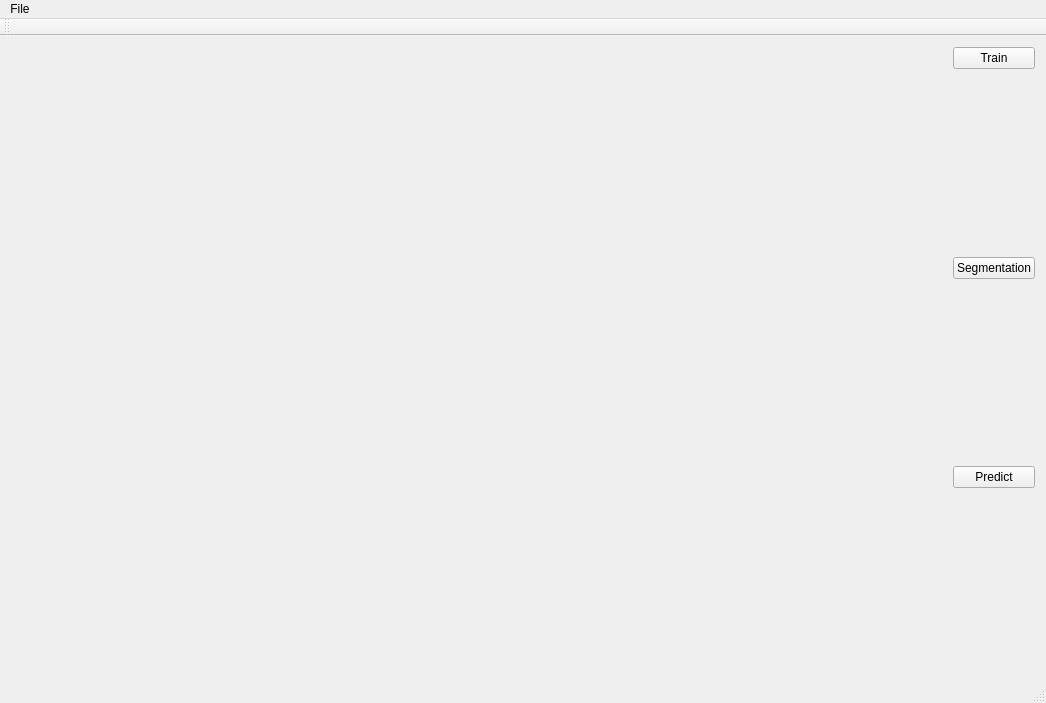
<?xml version="1.0" encoding="UTF-8"?>
<ui version="4.0">
 <class>MainWindow</class>
 <widget class="QMainWindow" name="MainWindow">
  <property name="geometry">
   <rect>
    <x>0</x>
    <y>0</y>
    <width>1046</width>
    <height>703</height>
   </rect>
  </property>
  <property name="windowTitle">
   <string>MainWindow</string>
  </property>
  <widget class="QWidget" name="centralWidget">
   <layout class="QHBoxLayout" name="horizontalLayout_3">
    <item>
     <layout class="QHBoxLayout" name="horizontalLayout_2">
      <item>
       <layout class="QVBoxLayout" name="verticalLayout_2">
        <item>
         <widget class="QVTKRenderWindowInteractor" name="widget" native="true">
          <property name="sizePolicy">
           <sizepolicy hsizetype="MinimumExpanding" vsizetype="MinimumExpanding">
            <horstretch>0</horstretch>
            <verstretch>0</verstretch>
           </sizepolicy>
          </property>
         </widget>
        </item>
        <item>
         <layout class="QHBoxLayout" name="horizontalLayout"/>
        </item>
       </layout>
      </item>
      <item>
       <spacer name="horizontalSpacer_3">
        <property name="orientation">
         <enum>Qt::Horizontal</enum>
        </property>
        <property name="sizeType">
         <enum>QSizePolicy::Fixed</enum>
        </property>
        <property name="sizeHint" stdset="0">
         <size>
          <width>48</width>
          <height>18</height>
         </size>
        </property>
       </spacer>
      </item>
      <item>
       <layout class="QVBoxLayout" name="verticalLayout">
        <item>
         <widget class="QPushButton" name="TrainButton">
          <property name="text">
           <string>Train</string>
          </property>
         </widget>
        </item>
        <item>
         <spacer name="verticalSpacer">
          <property name="orientation">
           <enum>Qt::Vertical</enum>
          </property>
          <property name="sizeHint" stdset="0">
           <size>
            <width>20</width>
            <height>40</height>
           </size>
          </property>
         </spacer>
        </item>
        <item>
         <widget class="QPushButton" name="SegButton">
          <property name="text">
           <string>Segmentation</string>
          </property>
         </widget>
        </item>
        <item>
         <spacer name="verticalSpacer_2">
          <property name="orientation">
           <enum>Qt::Vertical</enum>
          </property>
          <property name="sizeHint" stdset="0">
           <size>
            <width>20</width>
            <height>40</height>
           </size>
          </property>
         </spacer>
        </item>
        <item>
         <widget class="QPushButton" name="PredictButton">
          <property name="text">
           <string>Predict</string>
          </property>
         </widget>
        </item>
        <item>
         <spacer name="verticalSpacer_4">
          <property name="orientation">
           <enum>Qt::Vertical</enum>
          </property>
          <property name="sizeHint" stdset="0">
           <size>
            <width>20</width>
            <height>40</height>
           </size>
          </property>
         </spacer>
        </item>
       </layout>
      </item>
     </layout>
    </item>
   </layout>
  </widget>
  <widget class="QMenuBar" name="menuBar">
   <property name="geometry">
    <rect>
     <x>0</x>
     <y>0</y>
     <width>1046</width>
     <height>22</height>
    </rect>
   </property>
   <widget class="QMenu" name="menuFile">
    <property name="title">
     <string>File</string>
    </property>
    <addaction name="actionOpen"/>
   </widget>
   <addaction name="menuFile"/>
  </widget>
  <widget class="QToolBar" name="mainToolBar">
   <attribute name="toolBarArea">
    <enum>TopToolBarArea</enum>
   </attribute>
   <attribute name="toolBarBreak">
    <bool>false</bool>
   </attribute>
  </widget>
  <widget class="QStatusBar" name="statusBar"/>
  <action name="actionOpen">
   <property name="text">
    <string>Open</string>
   </property>
  </action>
 </widget>
 <layoutdefault spacing="6" margin="11"/>
 <customwidgets>
  <customwidget>
   <class>QVTKRenderWindowInteractor</class>
   <extends>QWidget</extends>
   <header>vtk.qt.QVTKRenderWindowInteractor.h</header>
   <container>1</container>
  </customwidget>
 </customwidgets>
 <resources/>
 <connections/>
</ui>
